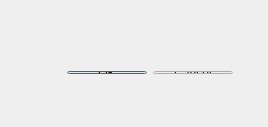
<?xml version="1.0" encoding="UTF-8"?>
<ui version="4.0">
 <class>celldialogClass</class>
 <widget class="QDialog" name="celldialogClass">
  <property name="geometry">
   <rect>
    <x>0</x>
    <y>0</y>
    <width>268</width>
    <height>127</height>
   </rect>
  </property>
  <property name="windowTitle">
   <string>celldialog</string>
  </property>
  <widget class="QWidget" name="layoutWidget">
   <property name="geometry">
    <rect>
     <x>40</x>
     <y>30</y>
     <width>181</width>
     <height>22</height>
    </rect>
   </property>
   <layout class="QHBoxLayout" name="horizontalLayout">
    <item>
     <widget class="QLabel" name="label">
      <property name="text">
       <string>&amp;Cell Location:</string>
      </property>
      <property name="buddy">
       <cstring>lineEdit</cstring>
      </property>
     </widget>
    </item>
    <item>
     <widget class="QLineEdit" name="lineEdit"/>
    </item>
   </layout>
  </widget>
  <widget class="QWidget" name="layoutWidget">
   <property name="geometry">
    <rect>
     <x>40</x>
     <y>60</y>
     <width>204</width>
     <height>25</height>
    </rect>
   </property>
   <layout class="QHBoxLayout" name="horizontalLayout_2">
    <item>
     <spacer name="horizontalSpacer">
      <property name="orientation">
       <enum>Qt::Horizontal</enum>
      </property>
      <property name="sizeHint" stdset="0">
       <size>
        <width>40</width>
        <height>20</height>
       </size>
      </property>
     </spacer>
    </item>
    <item>
     <widget class="QPushButton" name="buttonOK">
      <property name="text">
       <string>OK</string>
      </property>
     </widget>
    </item>
    <item>
     <widget class="QPushButton" name="buttonCancel">
      <property name="text">
       <string>Cancel</string>
      </property>
     </widget>
    </item>
   </layout>
  </widget>
 </widget>
 <layoutdefault spacing="6" margin="11"/>
 <tabstops>
  <tabstop>lineEdit</tabstop>
  <tabstop>buttonOK</tabstop>
  <tabstop>buttonCancel</tabstop>
 </tabstops>
 <resources>
  <include location="celldialog.qrc"/>
 </resources>
 <connections/>
</ui>
